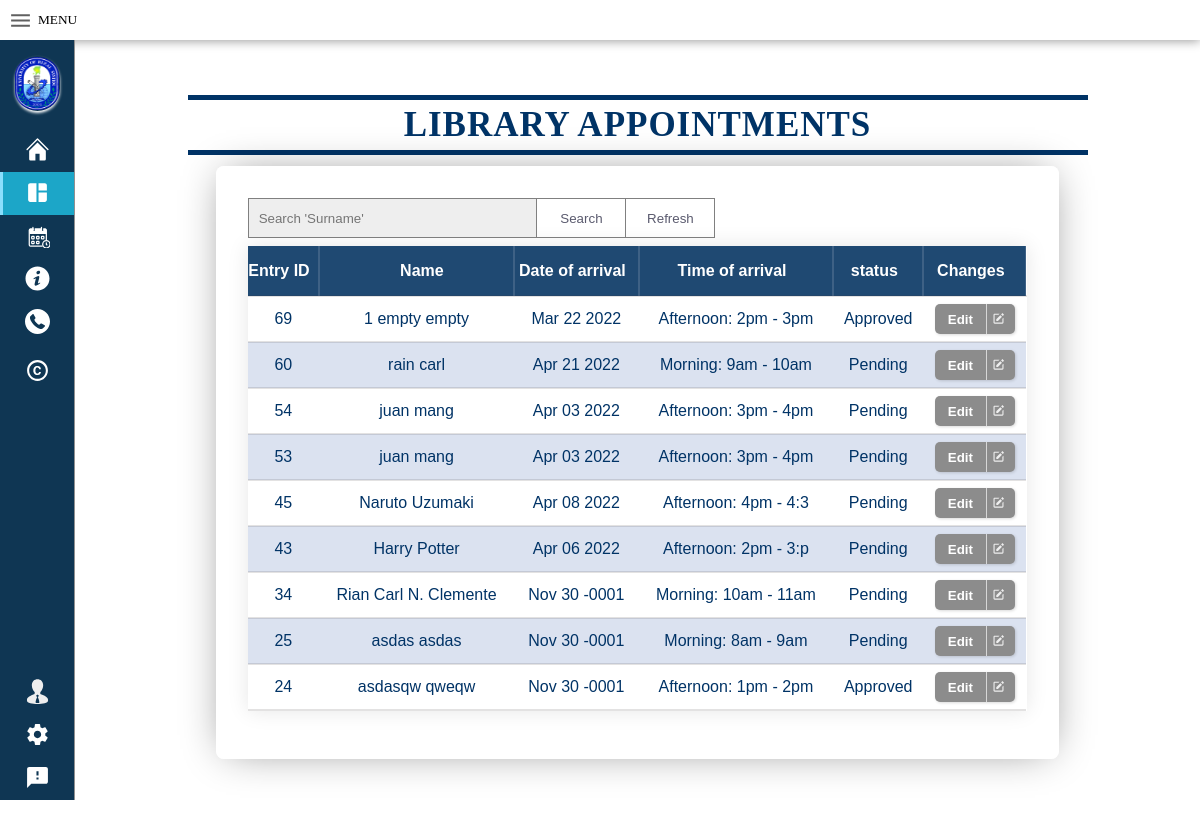
The app's page /Library_appointment_list.php, older data.
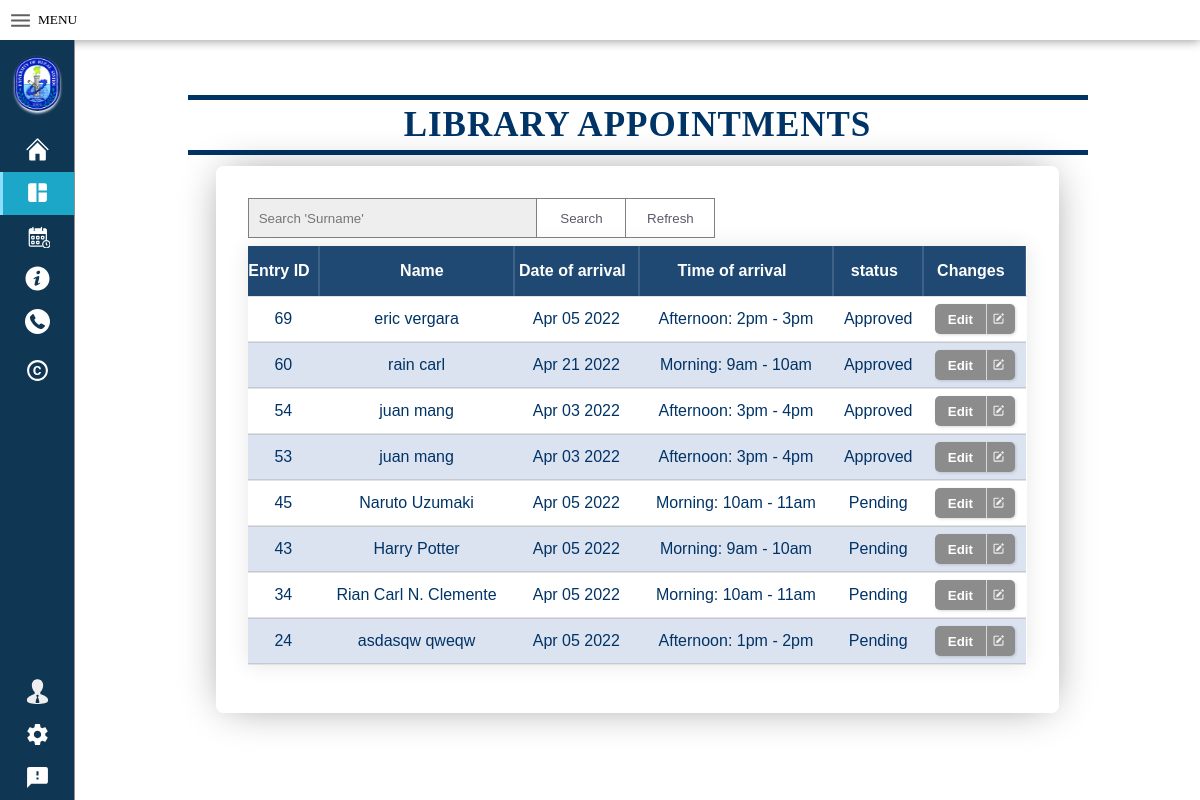
The same page, newer data.
### tables this page shows
CREATE TABLE `stakeholders` (
  `id` int(11) NOT NULL,
  `first_name` varchar(20) NOT NULL,
  `last_name` varchar(20) NOT NULL,
  `category` varchar(50) NOT NULL,
  `address` varchar(20) NOT NULL,
  `contact_No` varchar(11) NOT NULL,
  `email` varchar(50) NOT NULL,
  `time` varchar(20) NOT NULL,
  `office` varchar(20) NOT NULL,
  `purpose_of_appoint` varchar(100) NOT NULL,
  `status` varchar(20) NOT NULL,
  `date` date NOT NULL,
  `validity_of_QR` date NOT NULL,
  `added_at` datetime NOT NULL DEFAULT current_timestamp()
);

### Library_appointment_list.php (the view, shortened to what the changed rows need)
<?php
$con = connection();
$sql = "SELECT * FROM stakeholders   WHERE office ='Library' ORDER BY id DESC";
?>
<!DOCTYPE html>
<html>
<head>
  <link rel="stylesheet" type="text/css" href="CSS/index.css"></link>
  <link rel="stylesheet" type="text/css" href="CSS/view_appointment.css"></link>
</head>
<body>
  <header class="header">
      <div class="Welcome"><h1> Welcome to University of Rizal System Morong</h1></h1></div>
    </header>
        <div class="container">
        <div class="view-appoint">
          <div class="container-view-appointment">
                <?php
                   $client = $con->query($sql);
                   $row = $client->fetch_assoc();
                ?></div>
            <table>
                <thead>
                  <tr>
                    <th>Entry ID</th>
                    <th Class="name"> Name    </th>
                    <th>Date of arrival</th>
                    <th>Time of arrival</th>
                    <th>status</th>
                    <th>Changes</th>
                  </tr>
                </thead>
                <tbody>
                <?php do{?>
                  <tr class="data">
                    <td> <?php echo $row['id'];?> </td>
                    <td Class="tdname"> <?php echo $row['first_name'];?>
                         <?php echo $row['last_name'];?></td>
                    <td  pattern="mm/dd/yyyy">  <?php $orgDate =  $row['date'];
                                                          $newDate = new DateTime($orgDate);
                                                            echo $newDate->format('M d Y');
                                                    ?></td>
                    <td> <?php echo $row['time'];?></td>
                    <td> <?php echo $row['status'];?></td>
                    <td Class="details">
                        <button class="noselect" onclick="window.location.href='Login_entry.php?ID=<?php echo $row['id'];?>'"><span class='text'>Edit</span>
                        <span class="icon"></span></button>
                        </td>
                  </tr>
                <?php }while($row = $client->fetch_assoc()); ?>
                </tbody>
            </table>
          </div>
        </div>
      </div>
</body>
</html>

Row changes from the older to the newer data that the page shows:
removed stakeholders: id "25", first_name "asdas", last_name "asdas", date "Nov 30 -0001", time "Morning: 8am - 9am", status "Pending"
changed stakeholders "Afternoon: 2pm - 3pm": first_name "1 empty" → "eric"; last_name "empty" → "vergara"; date "Mar 22 2022" → "Apr 05 2022"
changed stakeholders "rain": status "Pending" → "Approved"
changed stakeholders id 54: status "Pending" → "Approved"
changed stakeholders id 53: status "Pending" → "Approved"
changed stakeholders "Naruto": date "Apr 08 2022" → "Apr 05 2022"; time "Afternoon: 4pm - 4:3" → "Morning: 10am - 11am"
changed stakeholders "Harry": date "Apr 06 2022" → "Apr 05 2022"; time "Afternoon: 2pm - 3:p" → "Morning: 9am - 10am"
changed stakeholders "Rian Carl N.": date "Nov 30 -0001" → "Apr 05 2022"
changed stakeholders "asdasqw": date "Nov 30 -0001" → "Apr 05 2022"; status "Approved" → "Pending"
